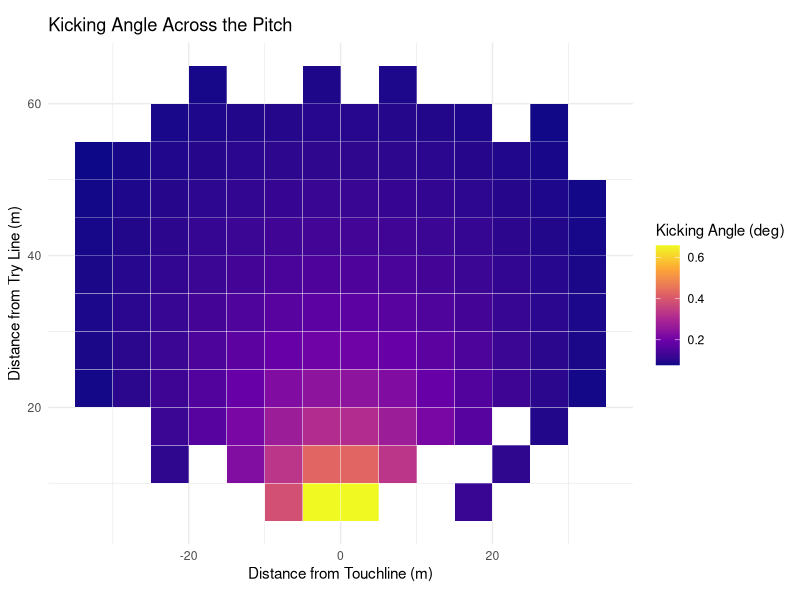
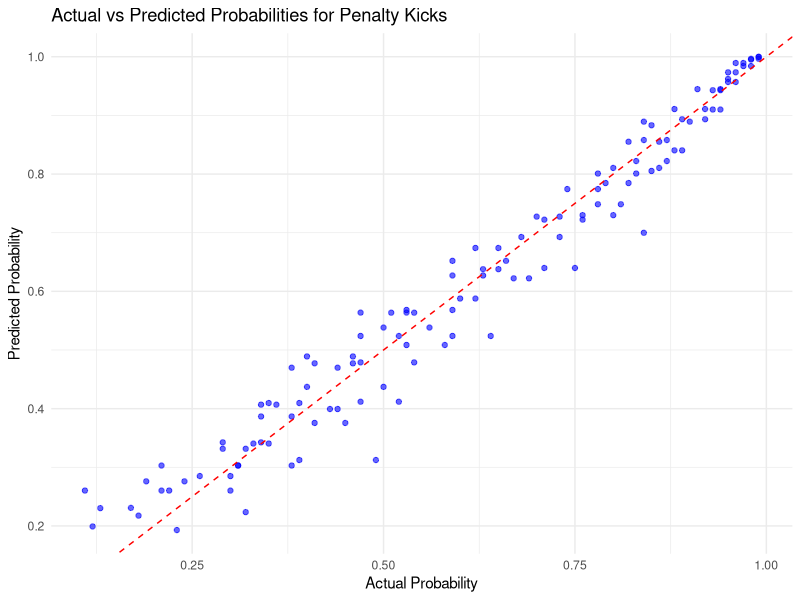
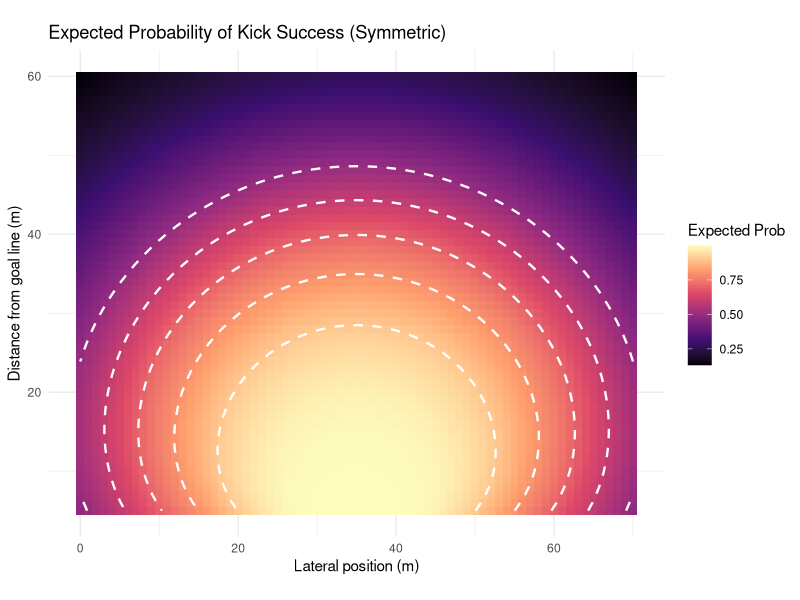

Reproduce these figures in R, in order.
library(tidyverse)
library(dplyr)
library(ggplot2)
library(viridis)


penalty_data = read_csv("data/Modeled_Penalty_Percentage_Data.csv")

head(penalty_data)

# Convert row/column labels to numeric midpoints
row_labels <- penalty_data$`Distance from Try line`
y_k <- sapply(strsplit(row_labels, "-"), function(x) mean(as.numeric(x)))
col_labels <- names(penalty_data)[-1]
x_k <- sapply(strsplit(col_labels, "-"), function(x) mean(as.numeric(x)))

compute_kicking_angle <- function(x, y, post_half_width = 2.81) {
  left_post_x  <- -post_half_width
  right_post_x <-  post_half_width
  
  # angle from kicker to each post
  angle_left  <- atan2(left_post_x - x, y)
  angle_right <- atan2(right_post_x - x, y)
  
  # angular width of target
  angle_width <- angle_right - angle_left
  angle_width
}

penalty_long <- penalty_data %>%
  mutate(y = y_k) %>%
  pivot_longer(cols = -c(`Distance from Try line`, y),
               names_to = "x_label", values_to = "predicted_prob") %>%
  mutate(
    x_centered = sapply(strsplit(x_label, "-"), function(z) mean(as.numeric(z))) - 35,
    kicking_angle = compute_kicking_angle(x_centered, y),
    distance_to_center = sqrt(x_centered^2 + y^2)  # add distance to middle of posts
  ) %>%
  select(x = x_centered, y, distance_to_center, kicking_angle, predicted_prob) %>%
  drop_na(predicted_prob)

head(penalty_long)

ggplot(penalty_long, aes(x = x, y = y, fill = kicking_angle)) +
  geom_tile(color = "white") +           # each cell as a tile
  scale_fill_viridis_c(option = "plasma") +  # nice color scale
  coord_fixed(ratio = 1) +               # square grid
  labs(
    x = "Distance from Touchline (m)",
    y = "Distance from Try Line (m)",
    fill = "Kicking Angle (deg)",
    title = "Kicking Angle Across the Pitch"
  ) +
  theme_minimal()

penalty_long <- penalty_long %>%
  mutate(pred_prob_frac = predicted_prob / 100)

logit_model <- glm(pred_prob_frac ~ kicking_angle + distance_to_center,
                   data = penalty_long,
                   family = binomial(link = "logit"))

summary(logit_model)

penalty_long <- penalty_long %>%
  mutate(predicted_prob_fit = predict(logit_model, type = "response"))

ggplot(penalty_long, aes(x = pred_prob_frac, y = predicted_prob_fit)) +
  geom_point(color = "blue", alpha = 0.6) +
  geom_abline(slope = 1, intercept = 0, color = "red", linetype = "dashed") +
  labs(
    x = "Actual Probability",
    y = "Predicted Probability",
    title = "Actual vs Predicted Probabilities for Penalty Kicks"
  ) +
  theme_minimal()


pitch_width <- 70     # meters (touchline to touchline)
y_min <- 5           # minimum distance from try line
y_max <- 60          # maximum distance from try line
x_seq <- seq(0, pitch_width, by = 1)      # 1 m increments across width
y_seq <- seq(y_min, y_max, by = 1)        # 1 m increments from try line


grid <- expand.grid(x = x_seq, y = y_seq) %>%
  mutate(
    x_centered = x - 35,
    distance_to_center = sqrt(x_centered^2 + y^2),
    kicking_angle = compute_kicking_angle(x_centered, y)
  ) %>%
  # now that variables exist, predict
  mutate(prob = predict(logit_model, newdata = ., type = "response"))


thresholds <- c(0.5, 0.6, 0.7, 0.8, 0.9)

ggplot(grid, aes(x = x, y = y, fill = prob)) +
  geom_tile() +
  geom_contour(aes(z = prob),
               breaks = thresholds,
               color = "white",
               linewidth = 0.8,
               linetype = "dashed") +
  scale_fill_viridis_c(option = "magma", name = "Expected Prob") +
  coord_fixed() +
  labs(
    title = "Expected Probability of Kick Success (Symmetric)",
    x = "Lateral position (m)",
    y = "Distance from goal line (m)"
  ) +
  theme_minimal()



